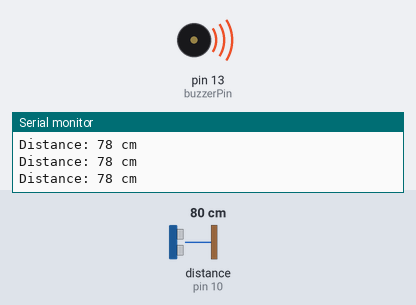
Simulated run of this sketch. Board: Arduino Uno, built with avr-gcc and run on an emulated ATmega328P. Parts: buzzer (waves = sounding, pin HIGH), the last lines printed to the serial monitor. Wiring (inferred from the names in the program): ultrasonic range finder: trigger pin 8; echo pin 10. The test bench sets the inputs (shaded band); at power-on: distance to the obstacle (sensor on pin 10) 80 cm. The echo pulse lasts 58.3 µs per cm; pins used as bus, display or sensor lines are not drawn.

Above: at 1.3 s.
1.4 s: distance to the obstacle (sensor on pin 10) set to 24 cm
3.2 s: distance to the obstacle (sensor on pin 10) set to 20 cm
At 5.2 s:
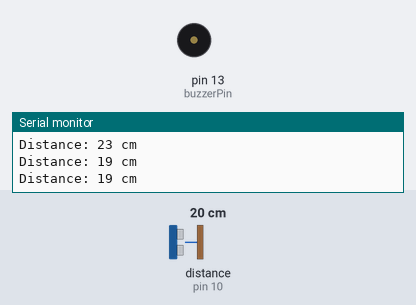
5.5 s: distance to the obstacle (sensor on pin 10) set to 35 cm
At 7.0 s:
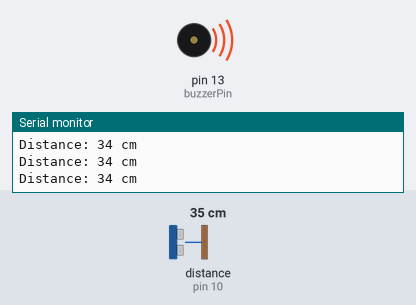
7.5 s: distance to the obstacle (sensor on pin 10) set to 2 cm
At 8.9 s:
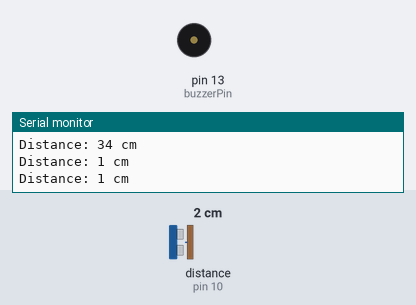
Timing chart, 0 to 10.5 s (numbered marks = the images above; inputs shaded):
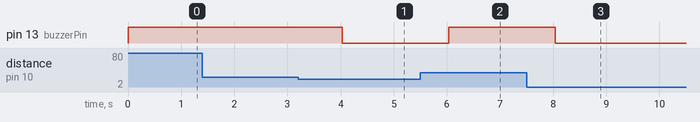

The sketch:

Ultrasonic.ino
```cpp
#define trigPin 8
#define echoPin 10

const int buzzerPin = 13;
long duration, distance;


void setup() {
  Serial.begin(9600);  // Start the serial communication at 9600 baud rate
  pinMode(trigPin, OUTPUT);  // Set the trigPin as an OUTPUT
  pinMode(echoPin, INPUT);   // Set the echoPin as an INPUT
  pinMode(buzzerPin, OUTPUT);

  //Doing Buzzer trunOff at first
  pinMode(buzzerPin, OUTPUT);
  digitalWrite(buzzerPin, HIGH);
}

void loop() {


  // Clear the trigPin
  digitalWrite(trigPin, LOW);
  delayMicroseconds(2);

  // Set the trigPin HIGH for 10 microseconds
  digitalWrite(trigPin, HIGH);
  delayMicroseconds(10);
  digitalWrite(trigPin, LOW);

  // Read the echoPin, returns the sound wave travel time in microseconds
  duration = pulseIn(echoPin, HIGH);

  // Calculate the distance in cm
  distance = duration * 0.034 / 2;


  // Print the distance on the Serial Monitor
  Serial.print("Distance: ");
  Serial.print(distance);
  Serial.println(" cm");
  delay(500);  // Wait for 500 milliseconds before the next reading


  //Ultrosonic with Buzzer
  if(distance <= 20){
    digitalWrite(buzzerPin, LOW);
    delay(500);
  }

  if(distance > 20){
    digitalWrite(buzzerPin, HIGH);
  }


}
```

Measured:
- the behaviour switches between 22 and 21 cm on distance to the obstacle (sensor on pin 10) (found by bisection; images 0 and 1)
- after the input at 3.2 s, pin 13 (buzzerPin): HIGH → LOW after 0.83 s
- after the input at 5.5 s, pin 13 (buzzerPin): LOW → HIGH after 0.53 s
- after the input at 7.5 s, pin 13 (buzzerPin): HIGH → LOW after 0.54 s
